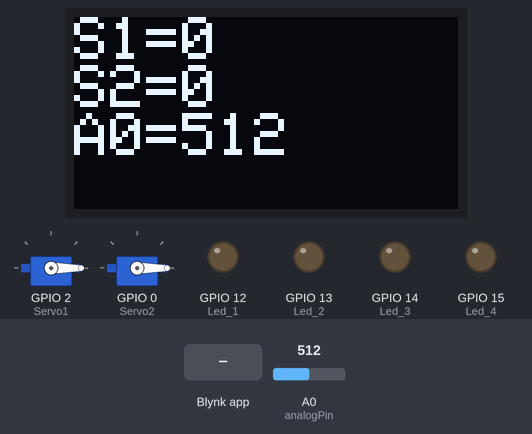
The sketch below on a simulated ESP8266 (NodeMCU). Shown: 128×64 one-colour display, 2 × servo, output pins drawn as LEDs (lit = HIGH). The test bench sets the inputs (shaded band); at power-on: A0 (analogPin) = 512. WiFi joins after 1.5 s; servers stay silent unless stated.

Above: at 3.0 s.
3.1 s: Blynk app writes 200 to V0
At 3.8 s:
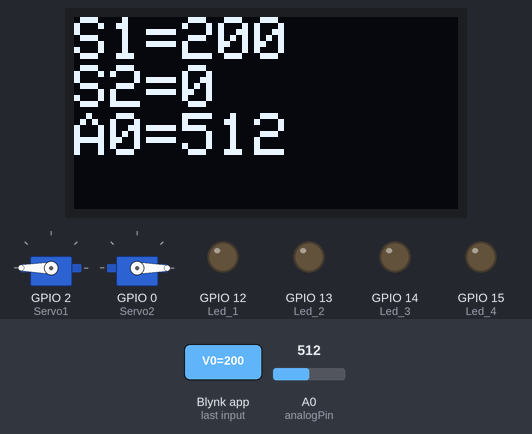
4.6 s: Blynk app writes 200 to V1
At 5.0 s:
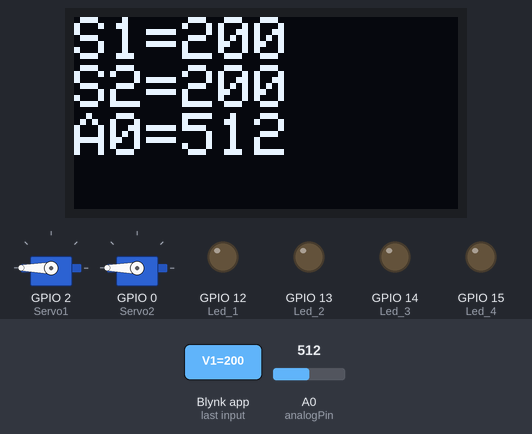
6.1 s: Blynk app writes 1 to V0
At 7.3 s:
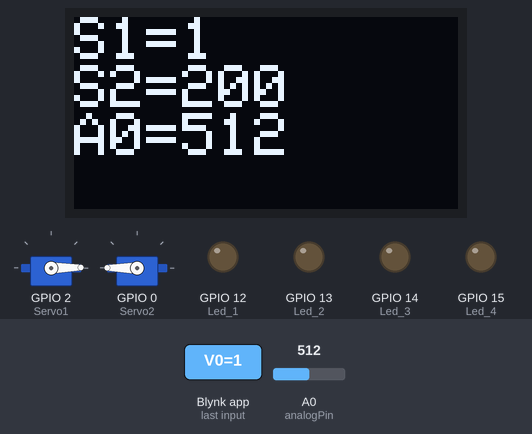
7.6 s: Blynk app writes 1 to V12
At 8.6 s:
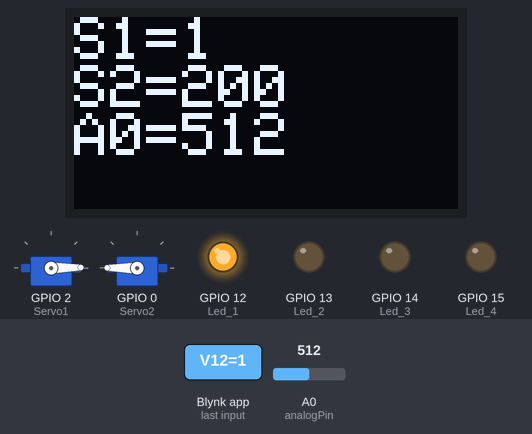
9.1 s: Blynk app writes 1 to V1
At 9.8 s:
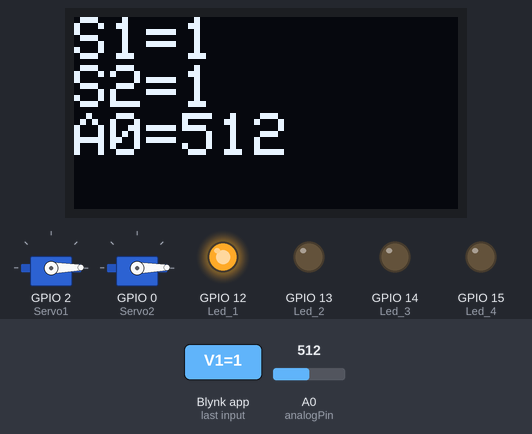
10.6 s: A0 (analogPin) set to 716
At 11.6 s:
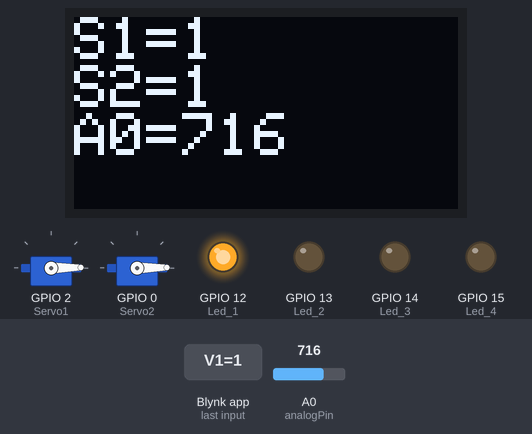
Timing chart, 0 to 13.5 s (numbered marks = the images above; inputs shaded):
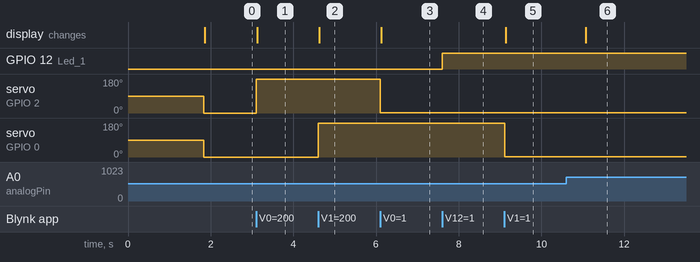

Measured:
- after the input at 3.1 s, servo on GPIO 2 (Servo1): 0° → 180° at once; the display: changes at once (image 1)
- after the input at 4.6 s, servo on GPIO 0 (Servo2): 0° → 180° at once; the display: changes at once (image 2)
- after the input at 6.1 s, servo on GPIO 2 (Servo1): 180° → 1° at once; the display: changes at once (image 3)
- after the input at 7.6 s, GPIO 12 (Led_1): LOW → HIGH at once
- after the input at 9.1 s, servo on GPIO 0 (Servo2): 180° → 1° at once; the display: changes at once (image 5)
- after the input at 10.6 s, the display: changes after 0.48 s (image 6)

The sketch:

BlynkN_ESP8266_Oled_4_led_2_Servo_fdbk.ino
```cpp
/*
 * buttons on virtual V12,13,14,15 for LEDs
 * slider on V0 for servo mmin=0 max=180
 * slider on V1 for servo2 mmin=0 max=180
 * gauge on V3 for feedback min=0 max=700
 * fdbk on A0 from LEDs
 */

#include <Adafruit_SSD1306.h>
#include <Adafruit_GFX.h>
#define OLED_ADDR   0x3C
Adafruit_SSD1306 display(-1);

#define BLYNK_TEMPLATE_ID "TMPLljpFJSc-a"
#define BLYNK_TEMPLATE_NAME "4 led"
#define BLYNK_AUTH_TOKEN "goLXmyUSeC5KoAd2antGXx6tZwLHm8Nda"


#include <ESP8266WiFi.h>
#include <BlynkSimpleEsp8266.h>

#include <SimpleTimer.h>
SimpleTimer timer;

char ssid[] = "nume router";
char pass[] = "password";

#include <Servo.h>

Servo Servo1;// on D4, in code GPIO2
Servo Servo2;// on D3, in code GPIO0

int tetha;
int tetha2;

#define analogPin A0 //connect the cursor of servo potentiometer to A0
int analog = 0;

BLYNK_WRITE(V0)
{
  tetha = param.asInt();
}

BLYNK_WRITE(V1)
{
  tetha2 = param.asInt();
}

BLYNK_WRITE(V12) {
  digitalWrite(12, param.asInt()); // led 1
  //in cod GPIO 12,13,14,15
}
BLYNK_WRITE(V13) {
  digitalWrite(13, param.asInt()); // Led 2
}
BLYNK_WRITE(V14) {
  digitalWrite(14, param.asInt()); // Led3
}
BLYNK_WRITE(V15) {
  digitalWrite(15, param.asInt()); // Led 4
}

void setup() {
  Serial.begin(115200);

  display.begin(SSD1306_SWITCHCAPVCC, OLED_ADDR);

  timer.setInterval(500L, sendUptime);
  Servo1.attach(2); //attach servo 1 to D4
  Servo2.attach(0); //attach servo 2 to D3

  pinMode(12, OUTPUT); // Led 1
  pinMode(13, OUTPUT); // Led 2
  pinMode(14, OUTPUT); // Led 3
  pinMode(15, OUTPUT); // Led 4
  Blynk.begin(BLYNK_AUTH_TOKEN, ssid, pass);
    }

void loop() {
  Blynk.run();
  timer.run();
  Servo1.write(tetha);  //rotate the servo1
  Servo2.write(tetha2); //rotate the servo2

  display.clearDisplay();
  display.setTextSize(2);
  display.setTextColor(WHITE);
  display.setCursor(0,0);
  display.print("S1=");
  display.println(tetha);
  display.print("S2=");
  display.println(tetha2);
  display.print("A0=");
  display.print(analog);
  display.display();
      }

      void sendUptime()
        {
    analog= analogRead(analogPin);
      Blynk.virtualWrite(3, analog);
        }
```
